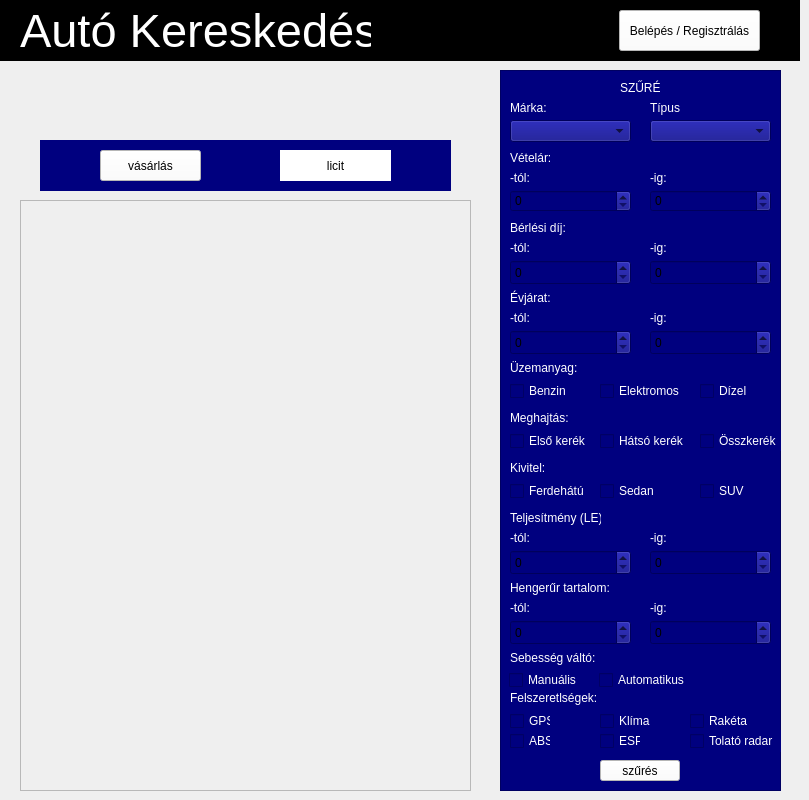
   <widget class="QWidget" name="unregisteredPage">
    <property name="styleSheet">
     <string notr="true"/>
    </property>
    <widget class="QWidget" name="headerUnregistered" native="true">
     <property name="geometry">
      <rect>
       <x>0</x>
       <y>0</y>
       <width>800</width>
       <height>61</height>
      </rect>
     </property>
     <property name="styleSheet">
      <string notr="true">background-color: rgb(0, 0, 0);</string>
     </property>
     <widget class="QPushButton" name="loginButtonUnregistered">
      <property name="geometry">
       <rect>
        <x>619</x>
        <y>10</y>
        <width>141</width>
        <height>41</height>
       </rect>
      </property>
      <property name="styleSheet">
       <string notr="true">background-color: rgb(255, 255, 255);
color: rgb(0, 0, 0);</string>
      </property>
      <property name="text">
       <string>Belépés / Regisztrálás</string>
      </property>
     </widget>
     <widget class="QLabel" name="headerLabelUnregistered">
      <property name="geometry">
       <rect>
        <x>20</x>
        <y>10</y>
        <width>351</width>
        <height>41</height>
       </rect>
      </property>
      <property name="font">
       <font>
        <pointsize>35</pointsize>
       </font>
      </property>
      <property name="styleSheet">
       <string notr="true">color: rgb(255, 255, 255);</string>
      </property>
      <property name="text">
       <string>Autó Kereskedés</string>
      </property>
     </widget>
    </widget>
    <widget class="QScrollArea" name="listUnregistered">
     <property name="geometry">
      <rect>
       <x>20</x>
       <y>200</y>
       <width>451</width>
       <height>591</height>
      </rect>
     </property>
     <property name="widgetResizable">
      <bool>true</bool>
     </property>
     <widget class="QWidget" name="scrollAreaWidgetContents">
      <property name="geometry">
       <rect>
        <x>0</x>
        <y>0</y>
        <width>449</width>
        <height>589</height>
       </rect>
      </property>
     </widget>
    </widget>
    <widget class="QFrame" name="filterBgUnregistered">
     <property name="geometry">
      <rect>
       <x>500</x>
       <y>70</y>
       <width>281</width>
       <height>721</height>
      </rect>
     </property>
     <property name="styleSheet">
      <string notr="true">background-color: rgb(0, 0, 127);</string>
     </property>
     <property name="frameShape">
      <enum>QFrame::StyledPanel</enum>
     </property>
     <property name="frameShadow">
      <enum>QFrame::Raised</enum>
     </property>
     <widget class="QPushButton" name="filerButtonUnregistered">
      <property name="geometry">
       <rect>
        <x>100</x>
        <y>690</y>
        <width>80</width>
        <height>21</height>
       </rect>
      </property>
      <property name="styleSheet">
       <string notr="true">background-color: rgb(255, 255, 255);
color: rgb(0, 0, 0);</string>
      </property>
      <property name="text">
       <string>szűrés</string>
      </property>
     </widget>
     <widget class="QLabel" name="brandLabelUnregistered">
      <property name="geometry">
       <rect>
        <x>10</x>
        <y>30</y>
        <width>41</width>
        <height>16</height>
       </rect>
      </property>
      <property name="styleSheet">
       <string notr="true">color: rgb(255, 255, 255);</string>
      </property>
      <property name="text">
       <string>Márka:</string>
      </property>
     </widget>
     <widget class="QComboBox" name="brandComboBoxUnregistered">
      <property name="geometry">
       <rect>
        <x>10</x>
        <y>50</y>
        <width>121</width>
        <height>22</height>
       </rect>
      </property>
     </widget>
     <widget class="QLabel" name="typeLabelUnregistered">
      <property name="geometry">
       <rect>
        <x>150</x>
        <y>30</y>
        <width>31</width>
        <height>16</height>
       </rect>
      </property>
      <property name="styleSheet">
       <string notr="true">color: rgb(255, 255, 255);</string>
      </property>
      <property name="text">
       <string>Típus:</string>
      </property>
     </widget>
     <widget class="QComboBox" name="typeComboBoxUnregistered">
      <property name="geometry">
       <rect>
        <x>150</x>
        <y>50</y>
        <width>121</width>
        <height>22</height>
       </rect>
      </property>
     </widget>
     <widget class="QLabel" name="priceLabelUnregistered">
      <property name="geometry">
       <rect>
        <x>10</x>
        <y>80</y>
        <width>41</width>
        <height>16</height>
       </rect>
      </property>
      <property name="styleSheet">
       <string notr="true">color: rgb(255, 255, 255);</string>
      </property>
      <property name="text">
       <string>Vételár:</string>
      </property>
     </widget>
     <widget class="QSpinBox" name="fromPriceSpinBoxUnregistered">
      <property name="geometry">
       <rect>
        <x>10</x>
        <y>120</y>
        <width>121</width>
        <height>22</height>
       </rect>
      </property>
      <property name="maximum">
       <number>100000000</number>
      </property>
     </widget>
     <widget class="QLabel" name="fromPriceLabelUnregistered">
      <property name="geometry">
       <rect>
        <x>10</x>
        <y>100</y>
        <width>21</width>
        <height>16</height>
       </rect>
      </property>
      <property name="styleSheet">
       <string notr="true">color: rgb(255, 255, 255);</string>
      </property>
      <property name="text">
       <string>-tól:</string>
      </property>
     </widget>
     <widget class="QSpinBox" name="toPriceSpinBoxUnregistered">
      <property name="geometry">
       <rect>
        <x>150</x>
        <y>120</y>
        <width>121</width>
        <height>22</height>
       </rect>
      </property>
      <property name="maximum">
       <number>100000000</number>
      </property>
     </widget>
     <widget class="QLabel" name="toPriceLabelUnregistered">
      <property name="geometry">
       <rect>
        <x>150</x>
        <y>100</y>
        <width>21</width>
        <height>16</height>
       </rect>
      </property>
      <property name="styleSheet">
       <string notr="true">color: rgb(255, 255, 255);</string>
      </property>
      <property name="text">
       <string>-ig:</string>
      </property>
     </widget>
     <widget class="QLabel" name="filterLabelUnregistered">
      <property name="geometry">
       <rect>
        <x>120</x>
        <y>10</y>
        <width>41</width>
        <height>16</height>
       </rect>
      </property>
      <property name="styleSheet">
       <string notr="true">color: rgb(255, 255, 255);</string>
      </property>
      <property name="text">
       <string>SZŰRÉS</string>
      </property>
     </widget>
     <widget class="QLabel" name="rentLabelUnregistered">
      <property name="geometry">
       <rect>
        <x>10</x>
        <y>150</y>
        <width>61</width>
        <height>16</height>
       </rect>
      </property>
      <property name="styleSheet">
       <string notr="true">color: rgb(255, 255, 255);</string>
      </property>
      <property name="text">
       <string>Bérlési díj:</string>
      </property>
     </widget>
     <widget class="QLabel" name="fromRentLabelUnregistered">
      <property name="geometry">
       <rect>
        <x>10</x>
        <y>170</y>
        <width>21</width>
        <height>16</height>
       </rect>
      </property>
      <property name="styleSheet">
       <string notr="true">color: rgb(255, 255, 255);</string>
      </property>
      <property name="text">
       <string>-tól:</string>
      </property>
     </widget>
     <widget class="QLabel" name="toRentLabelUnregistered">
      <property name="geometry">
       <rect>
        <x>150</x>
        <y>170</y>
        <width>21</width>
        <height>16</height>
       </rect>
      </property>
      <property name="styleSheet">
       <string notr="true">color: rgb(255, 255, 255);</string>
      </property>
      <property name="text">
       <string>-ig:</string>
      </property>
     </widget>
     <widget class="QSpinBox" name="FromRentSpinBoxUnregistered">
      <property name="geometry">
       <rect>
        <x>10</x>
        <y>190</y>
        <width>121</width>
        <height>25</height>
       </rect>
      </property>
      <property name="maximum">
       <number>1000000</number>
      </property>
     </widget>
     <widget class="QSpinBox" name="toRentSpinBoxUnregistered">
      <property name="geometry">
       <rect>
        <x>150</x>
        <y>190</y>
        <width>121</width>
        <height>25</height>
       </rect>
      </property>
      <property name="maximum">
       <number>1000000</number>
      </property>
     </widget>
     <widget class="QLabel" name="fuelLabelUnregistered">
      <property name="geometry">
       <rect>
        <x>10</x>
        <y>290</y>
        <width>71</width>
        <height>16</height>
       </rect>
      </property>
      <property name="styleSheet">
       <string notr="true">color: rgb(255, 255, 255);</string>
      </property>
      <property name="text">
       <string>Üzemanyag:</string>
      </property>
     </widget>
     <widget class="QLabel" name="driveLabelUnregistered">
      <property name="geometry">
       <rect>
        <x>10</x>
        <y>340</y>
        <width>61</width>
        <height>16</height>
       </rect>
      </property>
      <property name="styleSheet">
       <string notr="true">color: rgb(255, 255, 255);</string>
      </property>
      <property name="text">
       <string>Meghajtás:</string>
      </property>
     </widget>
     <widget class="QWidget" name="fuelWidgetUnregistered" native="true">
      <property name="geometry">
       <rect>
        <x>10</x>
        <y>310</y>
        <width>261</width>
        <height>21</height>
       </rect>
      </property>
      <widget class="QCheckBox" name="gasCheckBoxUnregistered">
       <property name="geometry">
        <rect>
         <x>0</x>
         <y>0</y>
         <width>61</width>
         <height>22</height>
        </rect>
       </property>
       <property name="styleSheet">
        <string notr="true">color: rgb(255, 255, 255);</string>
       </property>
       <property name="text">
        <string>Benzin</string>
       </property>
       <property name="checked">
        <bool>false</bool>
       </property>
      </widget>
      <widget class="QCheckBox" name="dieselCheckBoxUnregistered">
       <property name="geometry">
        <rect>
         <x>190</x>
         <y>0</y>
         <width>51</width>
         <height>22</height>
        </rect>
       </property>
       <property name="styleSheet">
        <string notr="true">color: rgb(255, 255, 255);</string>
       </property>
       <property name="text">
        <string>Dízel</string>
       </property>
      </widget>
      <widget class="QCheckBox" name="electronicCheckBoxUnregistered">
       <property name="geometry">
        <rect>
         <x>90</x>
         <y>0</y>
         <width>91</width>
         <height>22</height>
        </rect>
       </property>
       <property name="styleSheet">
        <string notr="true">color: rgb(255, 255, 255);</string>
       </property>
       <property name="text">
        <string>Elektromos</string>
       </property>
      </widget>
     </widget>
     <widget class="QWidget" name="driveWidgetUnregistered" native="true">
      <property name="geometry">
       <rect>
        <x>10</x>
        <y>360</y>
        <width>271</width>
        <height>21</height>
       </rect>
      </property>
      <widget class="QCheckBox" name="fwdCheckBoxUnregistered">
       <property name="geometry">
        <rect>
         <x>0</x>
         <y>0</y>
         <width>81</width>
         <height>22</height>
        </rect>
       </property>
       <property name="styleSheet">
        <string notr="true">color: rgb(255, 255, 255);</string>
       </property>
       <property name="text">
        <string>Első kerék</string>
       </property>
       <property name="checked">
        <bool>false</bool>
       </property>
      </widget>
      <widget class="QCheckBox" name="rwdCheckBoxUnregistered">
       <property name="geometry">
        <rect>
         <x>90</x>
         <y>0</y>
         <width>91</width>
         <height>22</height>
        </rect>
       </property>
       <property name="styleSheet">
        <string notr="true">color: rgb(255, 255, 255);</string>
       </property>
       <property name="text">
        <string>Hátsó kerék</string>
       </property>
      </widget>
      <widget class="QCheckBox" name="awdCheckBoxUnregistered">
       <property name="geometry">
        <rect>
         <x>190</x>
         <y>0</y>
         <width>81</width>
         <height>22</height>
        </rect>
       </property>
       <property name="styleSheet">
        <string notr="true">color: rgb(255, 255, 255);</string>
       </property>
       <property name="text">
        <string>Összkerék</string>
       </property>
      </widget>
     </widget>
     <widget class="QLabel" name="yearLabelUnregistered">
      <property name="geometry">
       <rect>
        <x>10</x>
        <y>220</y>
        <width>41</width>
        <height>16</height>
       </rect>
      </property>
      <property name="styleSheet">
       <string notr="true">color: rgb(255, 255, 255);</string>
      </property>
      <property name="text">
       <string>Évjárat:</string>
      </property>
     </widget>
     <widget class="QLabel" name="fromYearLabelUnregistered">
      <property name="geometry">
       <rect>
        <x>10</x>
        <y>240</y>
        <width>31</width>
        <height>16</height>
       </rect>
      </property>
      <property name="styleSheet">
       <string notr="true">color: rgb(255, 255, 255);</string>
      </property>
      <property name="text">
       <string>-tól:</string>
      </property>
     </widget>
     <widget class="QLabel" name="toYearLabelUnregistered">
      <property name="geometry">
       <rect>
        <x>150</x>
        <y>240</y>
        <width>21</width>
        <height>16</height>
       </rect>
      </property>
      <property name="styleSheet">
       <string notr="true">color: rgb(255, 255, 255);</string>
      </property>
      <property name="text">
       <string>-ig:</string>
      </property>
     </widget>
     <widget class="QSpinBox" name="fromYearSpinBoxUnregistered">
      <property name="geometry">
       <rect>
        <x>10</x>
        <y>260</y>
        <width>121</width>
        <height>25</height>
       </rect>
      </property>
      <property name="maximum">
       <number>2023</number>
      </property>
     </widget>
     <widget class="QSpinBox" name="toYearSpinBoxUnregistered">
      <property name="geometry">
       <rect>
        <x>150</x>
        <y>260</y>
        <width>121</width>
        <height>25</height>
       </rect>
      </property>
      <property name="maximum">
       <number>2023</number>
      </property>
     </widget>
     <widget class="QLabel" name="equipmentLabelUnregistered">
      <property name="geometry">
       <rect>
        <x>10</x>
        <y>620</y>
        <width>91</width>
        <height>16</height>
       </rect>
      </property>
      <property name="styleSheet">
       <string notr="true">color: rgb(255, 255, 255);</string>
      </property>
      <property name="text">
       <string>Felszeretlségek:</string>
      </property>
     </widget>
     <widget class="QCheckBox" name="gpsCheckBoxUnregistered">
      <property name="geometry">
       <rect>
        <x>10</x>
        <y>640</y>
        <width>41</width>
        <height>22</height>
       </rect>
      </property>
      <property name="styleSheet">
       <string notr="true">color: rgb(255, 255, 255);</string>
      </property>
      <property name="text">
       <string>GPS</string>
      </property>
     </widget>
     <widget class="QCheckBox" name="absCheckBoxUnregistered">
      <property name="geometry">
       <rect>
        <x>10</x>
        <y>660</y>
        <width>41</width>
        <height>22</height>
       </rect>
      </property>
      <property name="styleSheet">
       <string notr="true">color: rgb(255, 255, 255);</string>
      </property>
      <property name="text">
       <string>ABS</string>
      </property>
     </widget>
     <widget class="QCheckBox" name="acCheckBoxUnregistered">
      <property name="geometry">
       <rect>
        <x>100</x>
        <y>640</y>
        <width>51</width>
        <height>22</height>
       </rect>
      </property>
      <property name="styleSheet">
       <string notr="true">color: rgb(255, 255, 255);</string>
      </property>
      <property name="text">
       <string>Klíma</string>
      </property>
     </widget>
     <widget class="QCheckBox" name="espCheckBoxUnregistered">
      <property name="geometry">
       <rect>
        <x>100</x>
        <y>660</y>
        <width>41</width>
        <height>22</height>
       </rect>
      </property>
      <property name="styleSheet">
       <string notr="true">color: rgb(255, 255, 255);</string>
      </property>
      <property name="text">
       <string>ESP</string>
      </property>
     </widget>
     <widget class="QCheckBox" name="rocketCheckBoxUnregistered">
      <property name="geometry">
       <rect>
        <x>190</x>
        <y>640</y>
        <width>61</width>
        <height>22</height>
       </rect>
      </property>
      <property name="styleSheet">
       <string notr="true">color: rgb(255, 255, 255);</string>
      </property>
      <property name="text">
       <string>Rakéta</string>
      </property>
     </widget>
     <widget class="QCheckBox" name="radarCheckBoxUnregistered">
      <property name="geometry">
       <rect>
        <x>190</x>
        <y>660</y>
        <width>91</width>
        <height>22</height>
       </rect>
      </property>
      <property name="styleSheet">
       <string notr="true">color: rgb(255, 255, 255);</string>
      </property>
      <property name="text">
       <string>Tolató radar</string>
      </property>
     </widget>
     <widget class="QLabel" name="designLabelUnregistered">
      <property name="geometry">
       <rect>
        <x>10</x>
        <y>390</y>
        <width>41</width>
        <height>16</height>
       </rect>
      </property>
      <property name="styleSheet">
       <string notr="true">color: rgb(255, 255, 255);</string>
      </property>
      <property name="text">
       <string>Kivitel:</string>
      </property>
     </widget>
     <widget class="QWidget" name="designWidgetUnregistered" native="true">
      <property name="geometry">
       <rect>
        <x>10</x>
        <y>410</y>
        <width>261</width>
        <height>21</height>
       </rect>
      </property>
      <widget class="QCheckBox" name="hatchbackCheckBoxUnregistered">
       <property name="geometry">
        <rect>
         <x>0</x>
         <y>0</y>
         <width>81</width>
         <height>22</height>
        </rect>
       </property>
       <property name="styleSheet">
        <string notr="true">color: rgb(255, 255, 255);</string>
       </property>
       <property name="text">
        <string>Ferdehátú</string>
       </property>
       <property name="checked">
        <bool>false</bool>
       </property>
      </widget>
      <widget class="QCheckBox" name="sedanCheckBoxUnregistered">
       <property name="geometry">
        <rect>
         <x>90</x>
         <y>0</y>
         <width>61</width>
         <height>22</height>
        </rect>
       </property>
       <property name="styleSheet">
        <string notr="true">color: rgb(255, 255, 255);</string>
       </property>
       <property name="text">
        <string>Sedan</string>
       </property>
      </widget>
      <widget class="QCheckBox" name="suvCheckBoxUnregistered">
       <property name="geometry">
        <rect>
         <x>190</x>
         <y>0</y>
         <width>51</width>
         <height>22</height>
        </rect>
       </property>
       <property name="styleSheet">
        <string notr="true">color: rgb(255, 255, 255);</string>
       </property>
       <property name="text">
        <string>SUV</string>
       </property>
      </widget>
     </widget>
     <widget class="QLabel" name="powerLabelUnregistered">
      <property name="geometry">
       <rect>
        <x>10</x>
        <y>440</y>
        <width>91</width>
        <height>16</height>
       </rect>
      </property>
      <property name="styleSheet">
       <string notr="true">color: rgb(255, 255, 255);</string>
      </property>
      <property name="text">
       <string>Teljesítmény (LE):</string>
      </property>
     </widget>
     <widget class="QLabel" name="fromPowerLabelUnregistered">
      <property name="geometry">
       <rect>
        <x>10</x>
        <y>460</y>
        <width>31</width>
        <height>16</height>
       </rect>
      </property>
      <property name="styleSheet">
       <string notr="true">color: rgb(255, 255, 255);</string>
      </property>
      <property name="text">
       <string>-tól:</string>
      </property>
     </widget>
     <widget class="QLabel" name="toPowerLabelUnregistered">
      <property name="geometry">
       <rect>
        <x>150</x>
        <y>460</y>
        <width>21</width>
        <height>16</height>
       </rect>
      </property>
      <property name="styleSheet">
       <string notr="true">color: rgb(255, 255, 255);</string>
      </property>
      <property name="text">
       <string>-ig:</string>
      </property>
     </widget>
     <widget class="QSpinBox" name="fromPowerSpinBoxUnregistered">
      <property name="geometry">
       <rect>
        <x>10</x>
        <y>480</y>
        <width>121</width>
        <height>25</height>
       </rect>
      </property>
      <property name="maximum">
       <number>2000</number>
      </property>
     </widget>
     <widget class="QSpinBox" name="toPowerSpinBoxUnregistered">
      <property name="geometry">
       <rect>
        <x>150</x>
        <y>480</y>
        <width>121</width>
        <height>25</height>
       </rect>
      </property>
      <property name="maximum">
       <number>2000</number>
      </property>
     </widget>
     <widget class="QLabel" name="sizeLabelUnregistered">
      <property name="geometry">
       <rect>
        <x>10</x>
        <y>510</y>
        <width>111</width>
        <height>16</height>
       </rect>
      </property>
      <property name="styleSheet">
       <string notr="true">color: rgb(255, 255, 255);</string>
      </property>
      <property name="text">
       <string>Hengerűr tartalom:</string>
      </property>
     </widget>
     <widget class="QLabel" name="fromSizeLabelUnregistered">
      <property name="geometry">
       <rect>
        <x>10</x>
        <y>530</y>
        <width>31</width>
        <height>16</height>
       </rect>
      </property>
      <property name="styleSheet">
       <string notr="true">color: rgb(255, 255, 255);</string>
      </property>
      <property name="text">
       <string>-tól:</string>
      </property>
     </widget>
     <widget class="QLabel" name="toSizeLabelUnregistered">
      <property name="geometry">
       <rect>
        <x>150</x>
        <y>530</y>
        <width>21</width>
        <height>16</height>
       </rect>
      </property>
      <property name="styleSheet">
       <string notr="true">color: rgb(255, 255, 255);</string>
      </property>
      <property name="text">
       <string>-ig:</string>
      </property>
     </widget>
     <widget class="QSpinBox" name="fromSizeSpinBoxUnregistered">
      <property name="geometry">
       <rect>
        <x>10</x>
        <y>550</y>
        <width>121</width>
        <height>25</height>
       </rect>
      </property>
      <property name="maximum">
       <number>20000</number>
      </property>
     </widget>
     <widget class="QSpinBox" name="toSizeSpinBoxUnregistered">
      <property name="geometry">
       <rect>
        <x>150</x>
        <y>550</y>
        <width>121</width>
        <height>25</height>
       </rect>
      </property>
      <property name="maximum">
       <number>20000</number>
      </property>
     </widget>
     <widget class="QLabel" name="gearLabelUnregistered">
      <property name="geometry">
       <rect>
        <x>10</x>
        <y>580</y>
        <width>91</width>
        <height>16</height>
       </rect>
      </property>
      <property name="styleSheet">
       <string notr="true">color: rgb(255, 255, 255);</string>
      </property>
      <property name="text">
       <string>Sebesség váltó:</string>
      </property>
     </widget>
     <widget class="QWidget" name="gearWidgetUnregistered" native="true">
      <property name="geometry">
       <rect>
        <x>9</x>
        <y>599</y>
        <width>261</width>
        <height>21</height>
       </rect>
      </property>
      <widget class="QCheckBox" name="manualCheckBoxUnregistered">
       <property name="geometry">
        <rect>
         <x>0</x>
         <y>0</y>
         <width>71</width>
         <height>22</height>
        </rect>
       </property>
       <property name="styleSheet">
        <string notr="true">color: rgb(255, 255, 255);</string>
       </property>
       <property name="text">
        <string>Manuális</string>
       </property>
       <property name="checked">
        <bool>false</bool>
       </property>
      </widget>
      <widget class="QCheckBox" name="automaticCheckBoxUnregistered">
       <property name="geometry">
        <rect>
         <x>90</x>
         <y>0</y>
         <width>91</width>
         <height>22</height>
        </rect>
       </property>
       <property name="styleSheet">
        <string notr="true">color: rgb(255, 255, 255);</string>
       </property>
       <property name="text">
        <string>Automatikus</string>
       </property>
      </widget>
     </widget>
    </widget>
    <widget class="QStackedWidget" name="stackedWidgetUnregistered">
     <property name="geometry">
      <rect>
       <x>40</x>
       <y>140</y>
       <width>411</width>
       <height>51</height>
      </rect>
     </property>
     <property name="styleSheet">
      <string notr="true">background-color: rgb(0, 0, 127);</string>
     </property>
     <property name="currentIndex">
      <number>1</number>
     </property>
     <widget class="QWidget" name="purchasePageUnregistered">
      <widget class="QLabel" name="purchaseLabelUnregisteredPurchase">
       <property name="geometry">
        <rect>
         <x>60</x>
         <y>10</y>
         <width>101</width>
         <height>31</height>
        </rect>
       </property>
       <property name="styleSheet">
        <string notr="true">background-color: rgb(255, 255, 255);
color: rgb(0, 0, 0);</string>
       </property>
       <property name="text">
        <string>vásárlás</string>
       </property>
       <property name="alignment">
        <set>Qt::AlignCenter</set>
       </property>
      </widget>
      <widget class="QPushButton" name="bidButtonUnregisteredPurchase">
       <property name="geometry">
        <rect>
         <x>240</x>
         <y>10</y>
         <width>111</width>
         <height>31</height>
        </rect>
       </property>
       <property name="styleSheet">
        <string notr="true">background-color: rgb(255, 255, 255);
color: rgb(0, 0, 0);</string>
       </property>
       <property name="text">
        <string>licit</string>
       </property>
      </widget>
     </widget>
     <widget class="QWidget" name="bidPageUnregistered">
      <widget class="QPushButton" name="purchaseButtonUnregisteredBid">
       <property name="geometry">
        <rect>
         <x>60</x>
         <y>10</y>
         <width>101</width>
         <height>31</height>
        </rect>
       </property>
       <property name="styleSheet">
        <string notr="true">background-color: rgb(255, 255, 255);
color: rgb(0, 0, 0);</string>
       </property>
       <property name="text">
        <string>vásárlás</string>
       </property>
      </widget>
      <widget class="QLabel" name="bidLabelUnregisteredBid">
       <property name="geometry">
        <rect>
         <x>240</x>
         <y>10</y>
         <width>111</width>
         <height>31</height>
        </rect>
       </property>
       <property name="styleSheet">
        <string notr="true">background-color: rgb(255, 255, 255);
color: rgb(0, 0, 0);</string>
       </property>
       <property name="text">
        <string>licit</string>
       </property>
       <property name="alignment">
        <set>Qt::AlignCenter</set>
       </property>
      </widget>
     </widget>
    </widget>
   </widget>
